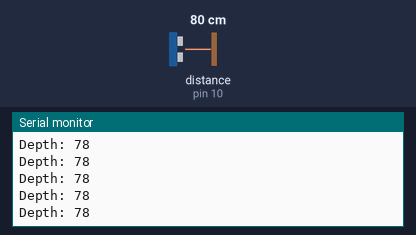
Simulated run of this sketch. Board: Arduino Uno, built with avr-gcc and run on an emulated ATmega328P. Parts: the last lines printed to the serial monitor. Wiring (inferred from the names in the program): ultrasonic range finder: trigger pin 9; echo pin 10. Inputs (shaded band) come from the test bench; at power-on: distance to the obstacle (sensor on pin 10) 80 cm. The echo pulse lasts 58.3 µs per cm.

Above: at 1.2 s.
1.3 s: distance to the obstacle (sensor on pin 10) set to 120 cm
At 2.3 s:
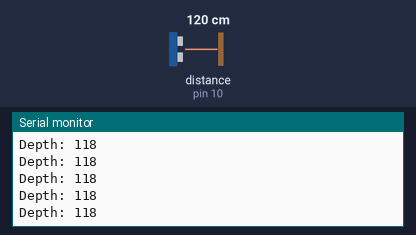
4.3 s: distance to the obstacle (sensor on pin 10) set to 2 cm
At 4.8 s:
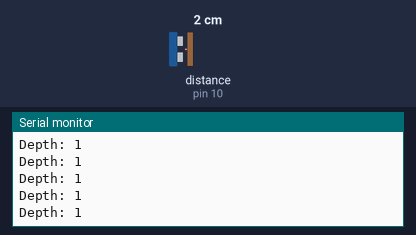
7.3 s: distance to the obstacle (sensor on pin 10) set to 18 cm
At 8.2 s:
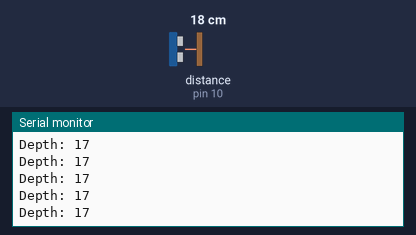
10.3 s: distance to the obstacle (sensor on pin 10) set to 4 cm
At 11.0 s:
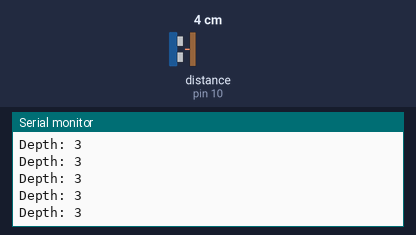
Timing chart, 0 to 13.3 s (numbered marks = the images above; inputs shaded):
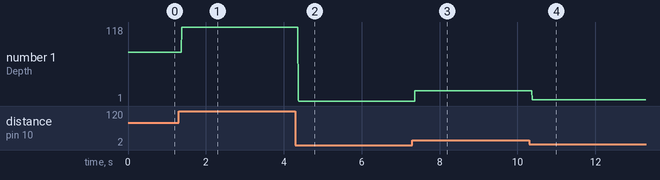

The sketch:

rajkumar_y.ino
```cpp
// defines pins numbers
const int trigPin = 9;
const int echoPin = 10;
// defines variables
long duration;
int depth;
void setup() {
pinMode(trigPin, OUTPUT); // Sets the trigPin as an Output
pinMode(echoPin, INPUT); // Sets the echoPin as an Input
Serial.begin(9600); // Starts the serial communication
}
void loop() {
// Clears the trigPin
digitalWrite(trigPin, LOW);
delayMicroseconds(2);
// Sets the trigPin on HIGH state for 10 micro seconds
digitalWrite(trigPin, HIGH);
delayMicroseconds(10);
digitalWrite(trigPin, LOW);
// Reads the echoPin, returns the sound wave travel time in microseconds
duration = pulseIn(echoPin, HIGH);
// Calculating the depth
depth= duration*0.034/2;
// Prints the depth on the Serial Monitor
Serial.print("Depth: ");
Serial.println(depth);
}
```

Measured:
- after the input at 1.3 s, the serial monitor: prints a new line after 0.08 s (image 1)
- after the input at 4.3 s, the serial monitor: prints a new line after 0.07 s (image 2)
- after the input at 7.3 s, the serial monitor: prints a new line after 0.07 s (image 3)
- after the input at 10.3 s, the serial monitor: prints a new line after 0.08 s (image 4)
- plotted number 1: 78 → 118 after the input at 1.3 s, 118 → 1 after the input at 4.3 s, 1 → 17 after the input at 7.3 s, 17 → 3 after the input at 10.3 s
